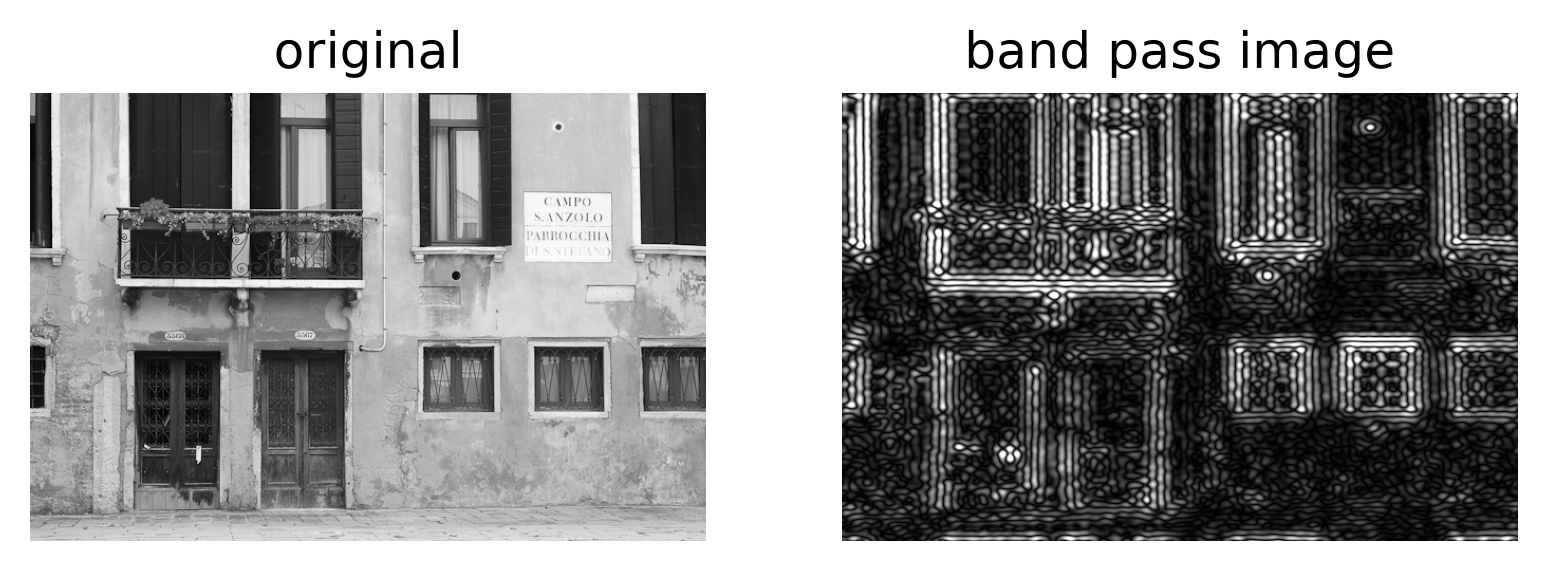
#> input picture assets/band_pass.png, 1547 x 571 px
$ python fourier_spectrum.py ../assets/band_pass.png
#> lines starting #> are read from the running program, lines starting #| are printed output that depends on the picture
import argparse
from pathlib import Path

import matplotlib.pyplot as plt
import numpy as np

if __name__ == "__main__":
    parser = argparse.ArgumentParser()
    parser.add_argument("image_path", help="Path to the input image")
    parser.add_argument(
        "-o",
        "--output",
        help="Path where the output figure should be saved",
    )
    args = parser.parse_args()

    img = plt.imread(args.image_path) / 255

    # Convert RGB image to grayscale by averaging the red, green, and blue channels.
    # After this, img has shape (height, width).
    img = img[:, :, :3].mean(axis=2)
#> img: shape (571, 1547) float32

    # first compute the fourier transform
    # so that image goes from spatial domain to fourier domain.
    F = np.fft.fft2(img)

    # by default numpy puts the zero frequency at top left corner
    # so we need to shift it in the center.
    F_shift = np.fft.fftshift(F)

    # take the absolute value of shifted frequency.
    # frequencies have amplitudes and phase and therefore they are complex values.
    # we want to show only the amplitude
    # and we get the amplitude by taking the abs value.
    amplitudes = np.abs(F_shift)

    # we will get the logarithm of the amplitudes just for visualization purposes.
    # The Fourier magnitude often has a huge dynamic range.
    # The center frequency can be extremely large compared to the others.
    spectrum = np.log(1 + amplitudes)
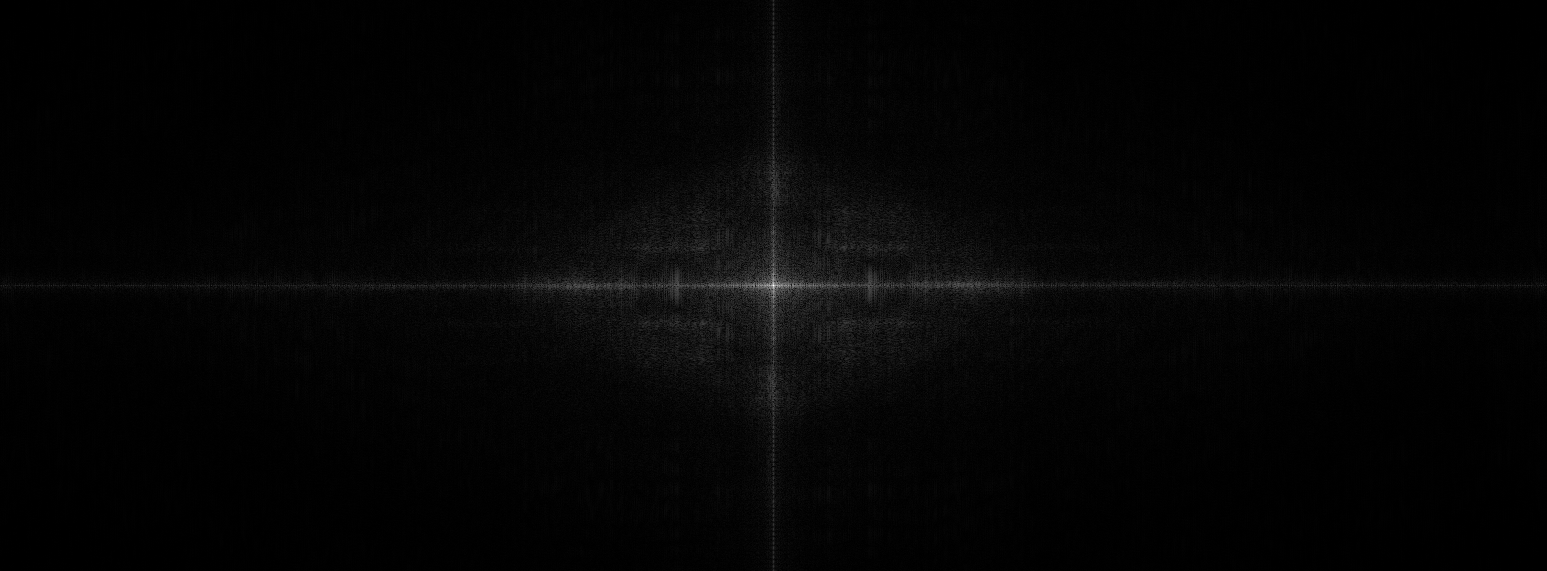
#> spectrum: shape (571, 1547) float64; min 9.64e-05, max 7.59, mean 0.148; drawn with min black and max white

    plt.figure(figsize=(20, 8))

    plt.subplot(1, 2, 1)
    plt.imshow(img, cmap="gray")
    plt.title("Image")
    plt.axis("off")

    plt.subplot(1, 2, 2)
    plt.imshow(spectrum, cmap="gray")
    plt.title("Log Fourier spectrum")
    plt.axis("off")

    if args.output:
        output_path = Path(args.output)
        output_path.parent.mkdir(parents=True, exist_ok=True)
        plt.savefig(output_path, dpi=300, bbox_inches="tight")
    else:
        plt.show()
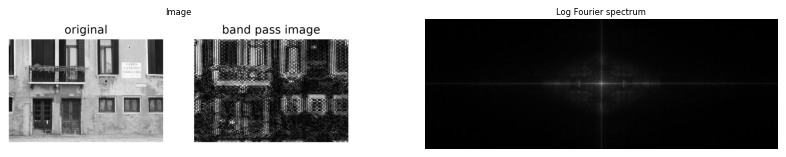
#> figure drawn by matplotlib, 2 panels

$ run again, on assets/corr_conv.png
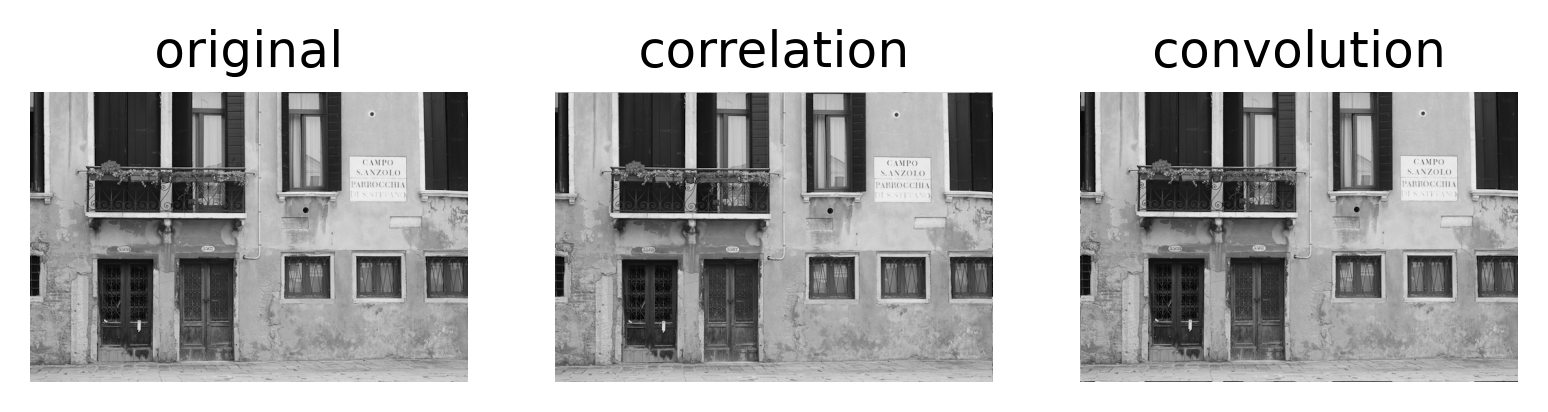
#> input picture assets/corr_conv.png, 1548 x 412 px
#> `plt.show()`:
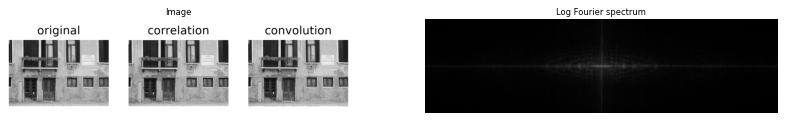
#> figure drawn by matplotlib, 2 panels

$ run again, on assets/corr_conv_diff.png
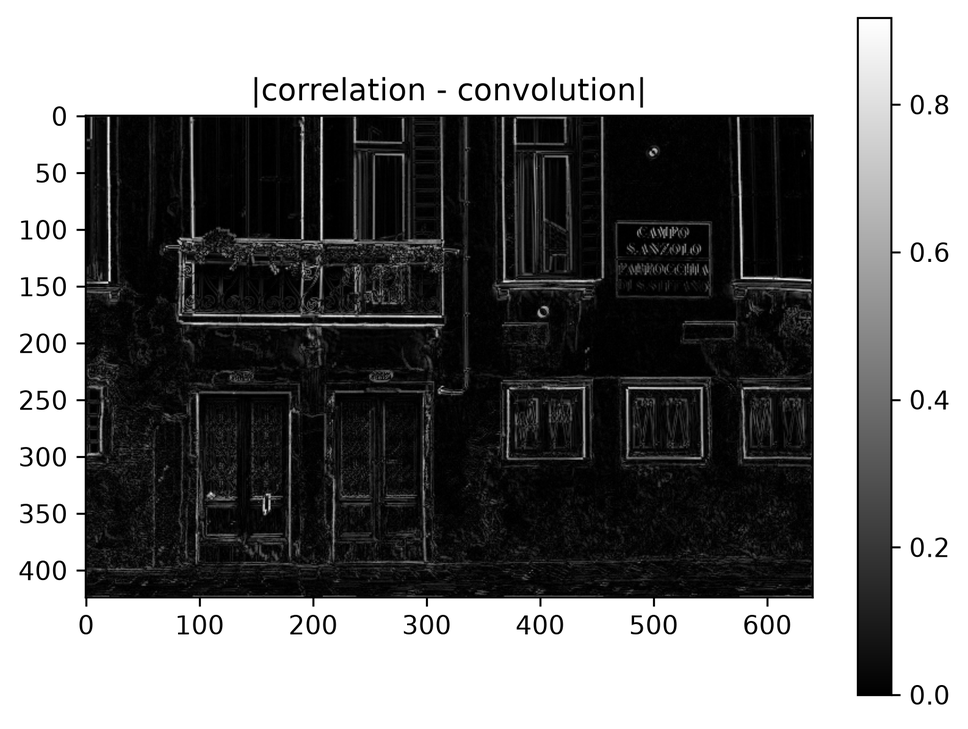
#> input picture assets/corr_conv_diff.png, 968 x 729 px, shrunk from 1586 x 1194 before the run
#> `plt.show()`:
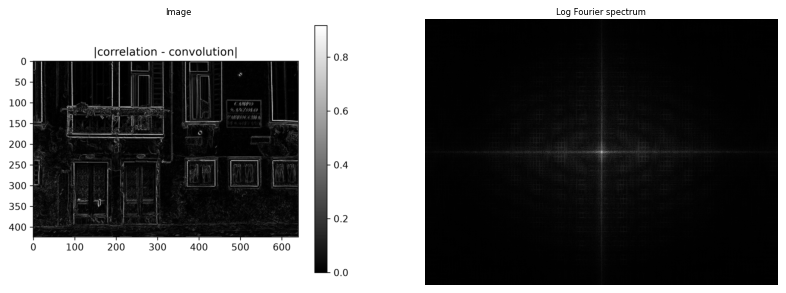
#> figure drawn by matplotlib, 2 panels

$ run again, on assets/cos_patterns.png
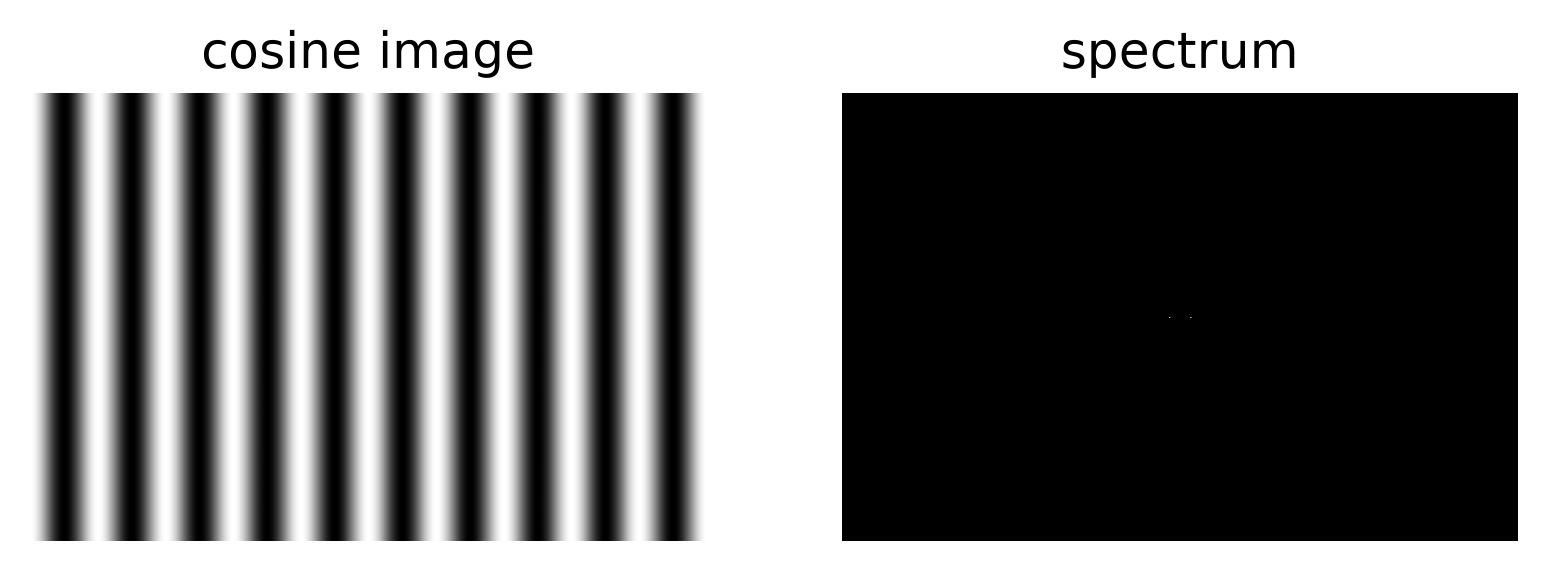
#> input picture assets/cos_patterns.png, 1547 x 571 px
#> `plt.show()`:
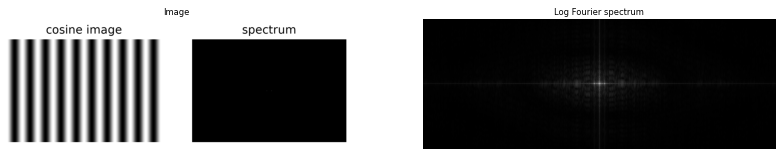
#> figure drawn by matplotlib, 2 panels
